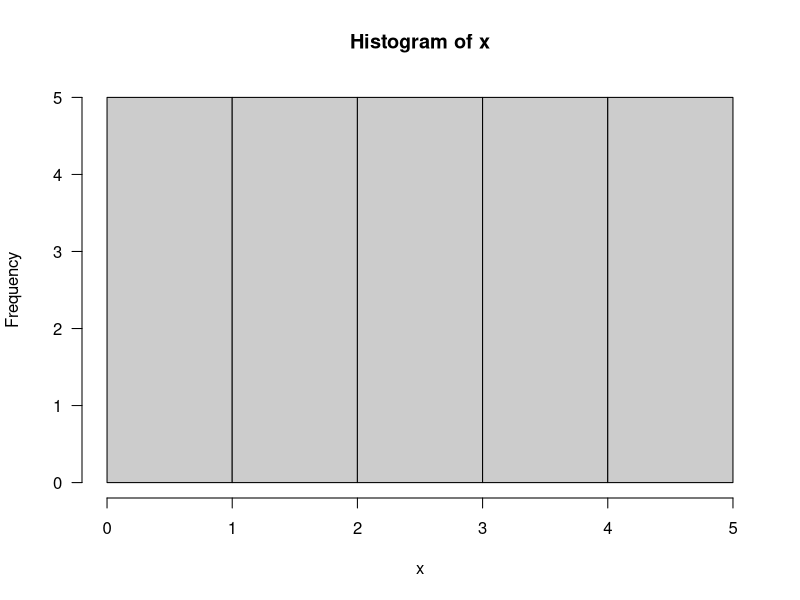
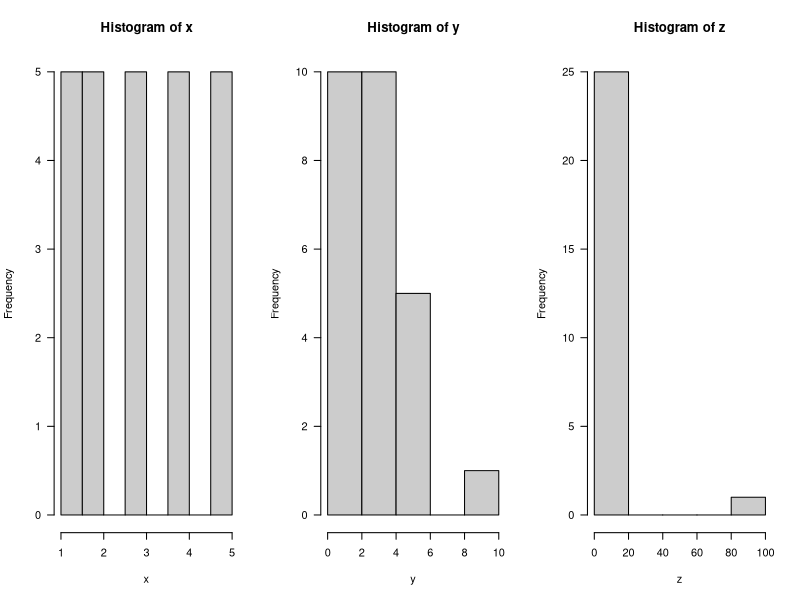

Source code (R) for these figures, in order:
## ---- chunk 1
knitr::opts_chunk$set(echo = TRUE)
## ---- chunk 2
(0 + 1 + 2 + 3 + 5 + 7) / 6
## ---- chunk 3
x = c(0, 1, 2, 3, 5, 7)
## ---- chunk 4
sum(x) / length(x)
## ---- chunk 5
mean(x)
## ---- chunk 6
avg = mean(x)
deviations = x - avg
deviations
## ---- chunk 7
sum(deviations)
## ---- chunk 8
mean(x + 2)
## ---- chunk 9
mean(x * 2)
## ---- chunk 10
mean(x)
a = 2
b = 3
mean(a*x + b)
## ---- chunk 11
x = c(0, 1, 2, 3, 5, 7)

median(x)
## ---- chunk 12
x = c(0, 1, 2, 3, 5, 7)

summary(x)
## ---- chunk 13
x = rep(1:5, each = 5)
## ---- chunk 14
hist(x, breaks = c(0, 1, 2, 3, 4, 5), las = 1, col = 'gray80')
## ---- chunk 15
mean(x)
median(x)
## ---- chunk 16
y = c(x, 10)
mean(y)
median(y)
## ---- chunk 17
z = c(x, 100)
mean(z)
median(z)
## ---- chunk 18
op = par(mfrow = c(1, 3))
hist(x, las = 1, col = 'gray80')
hist(y, las = 1, col = 'gray80')
hist(z, las = 1, col = 'gray80')
par(op)
